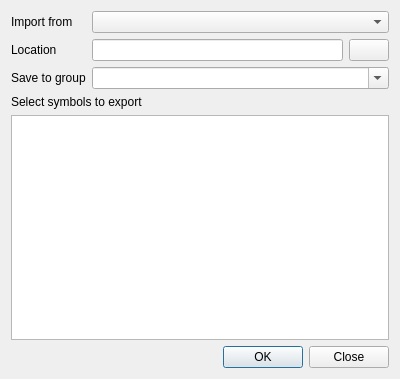
<?xml version="1.0" encoding="UTF-8"?>
<ui version="4.0">
 <class>QgsStyleV2ExportImportDialogBase</class>
 <widget class="QDialog" name="QgsStyleV2ExportImportDialogBase">
  <property name="geometry">
   <rect>
    <x>0</x>
    <y>0</y>
    <width>400</width>
    <height>379</height>
   </rect>
  </property>
  <property name="windowTitle">
   <string>Styles import/export</string>
  </property>
  <layout class="QGridLayout" name="gridLayout_2">
   <item row="0" column="0">
    <layout class="QGridLayout" name="gridLayout">
     <item row="0" column="0">
      <widget class="QLabel" name="fromLabel">
       <property name="text">
        <string>Import from</string>
       </property>
      </widget>
     </item>
     <item row="0" column="1" colspan="2">
      <widget class="QComboBox" name="importTypeCombo"/>
     </item>
     <item row="1" column="0">
      <widget class="QLabel" name="locationLabel">
       <property name="text">
        <string>Location</string>
       </property>
      </widget>
     </item>
     <item row="1" column="1">
      <widget class="QLineEdit" name="locationLineEdit"/>
     </item>
     <item row="1" column="2">
      <widget class="QPushButton" name="btnBrowse">
       <property name="text">
        <string/>
       </property>
      </widget>
     </item>
     <item row="2" column="0">
      <widget class="QLabel" name="groupLabel">
       <property name="text">
        <string>Save to group</string>
       </property>
      </widget>
     </item>
     <item row="2" column="1" colspan="2">
      <widget class="QComboBox" name="groupCombo">
       <property name="editable">
        <bool>true</bool>
       </property>
      </widget>
     </item>
    </layout>
   </item>
   <item row="1" column="0">
    <widget class="QLabel" name="label">
     <property name="text">
      <string>Select symbols to export</string>
     </property>
    </widget>
   </item>
   <item row="2" column="0">
    <widget class="QListView" name="listItems">
     <property name="sizePolicy">
      <sizepolicy hsizetype="Expanding" vsizetype="Expanding">
       <horstretch>0</horstretch>
       <verstretch>3</verstretch>
      </sizepolicy>
     </property>
     <property name="editTriggers">
      <set>QAbstractItemView::EditKeyPressed|QAbstractItemView::SelectedClicked</set>
     </property>
     <property name="selectionMode">
      <enum>QAbstractItemView::ExtendedSelection</enum>
     </property>
     <property name="iconSize">
      <size>
       <width>48</width>
       <height>48</height>
      </size>
     </property>
     <property name="movement">
      <enum>QListView::Static</enum>
     </property>
     <property name="resizeMode">
      <enum>QListView::Adjust</enum>
     </property>
     <property name="spacing">
      <number>5</number>
     </property>
     <property name="viewMode">
      <enum>QListView::IconMode</enum>
     </property>
    </widget>
   </item>
   <item row="3" column="0">
    <widget class="QDialogButtonBox" name="buttonBox">
     <property name="orientation">
      <enum>Qt::Horizontal</enum>
     </property>
     <property name="standardButtons">
      <set>QDialogButtonBox::Close|QDialogButtonBox::Ok</set>
     </property>
    </widget>
   </item>
  </layout>
 </widget>
 <tabstops>
  <tabstop>importTypeCombo</tabstop>
  <tabstop>locationLineEdit</tabstop>
  <tabstop>btnBrowse</tabstop>
  <tabstop>groupCombo</tabstop>
  <tabstop>listItems</tabstop>
  <tabstop>buttonBox</tabstop>
 </tabstops>
 <resources/>
 <connections>
  <connection>
   <sender>buttonBox</sender>
   <signal>accepted()</signal>
   <receiver>QgsStyleV2ExportImportDialogBase</receiver>
   <slot>accept()</slot>
   <hints>
    <hint type="sourcelabel">
     <x>248</x>
     <y>254</y>
    </hint>
    <hint type="destinationlabel">
     <x>157</x>
     <y>274</y>
    </hint>
   </hints>
  </connection>
  <connection>
   <sender>buttonBox</sender>
   <signal>rejected()</signal>
   <receiver>QgsStyleV2ExportImportDialogBase</receiver>
   <slot>reject()</slot>
   <hints>
    <hint type="sourcelabel">
     <x>316</x>
     <y>260</y>
    </hint>
    <hint type="destinationlabel">
     <x>286</x>
     <y>274</y>
    </hint>
   </hints>
  </connection>
 </connections>
</ui>
